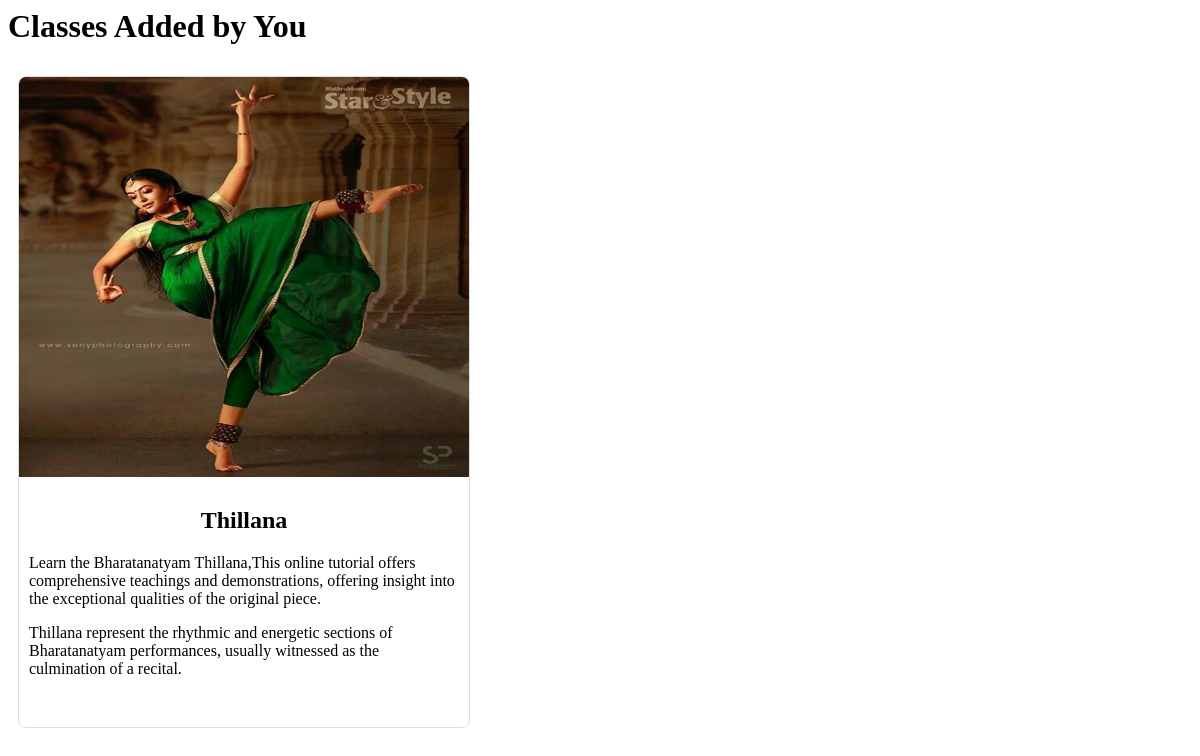
/class_details (signed in), run on an earlier commit of the app's database.
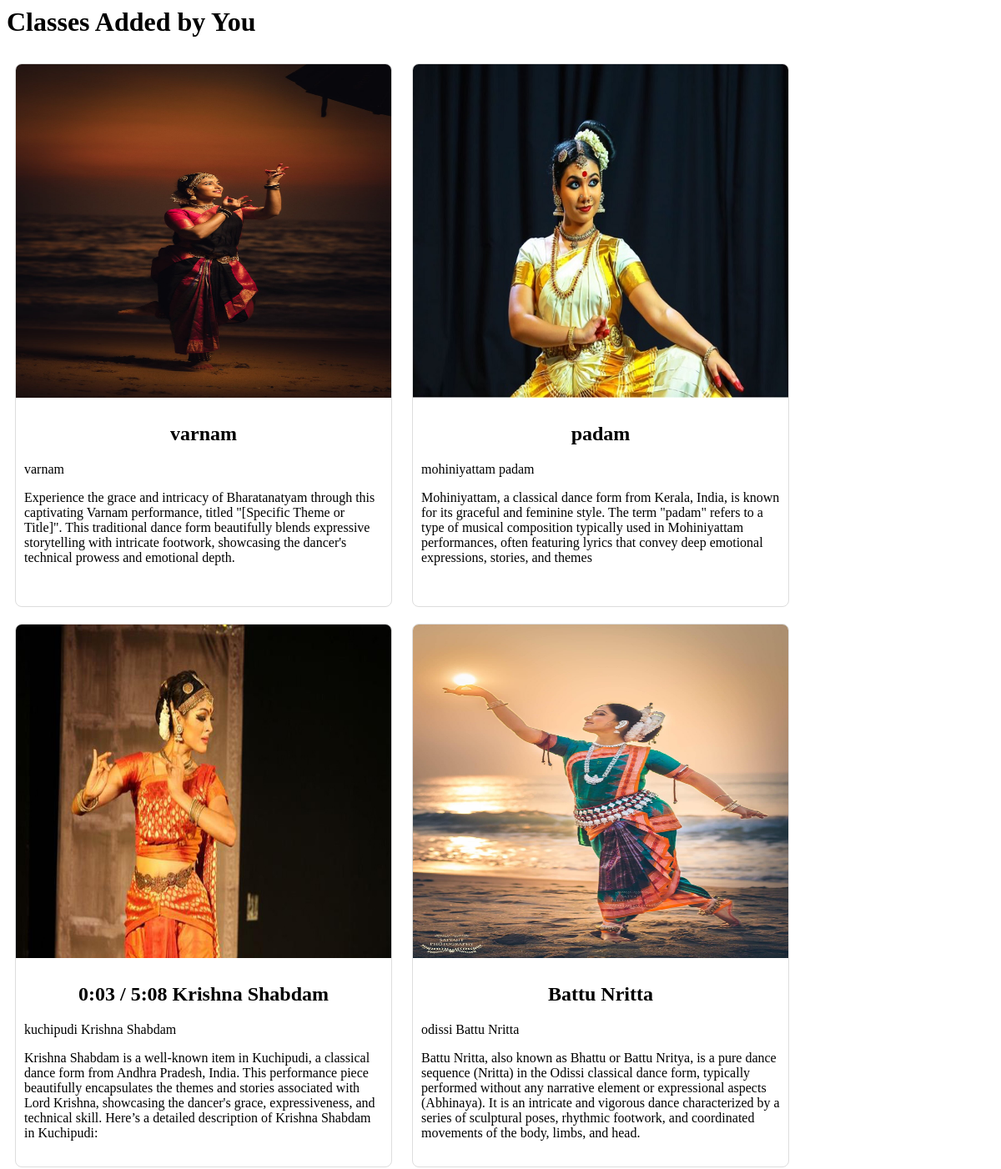
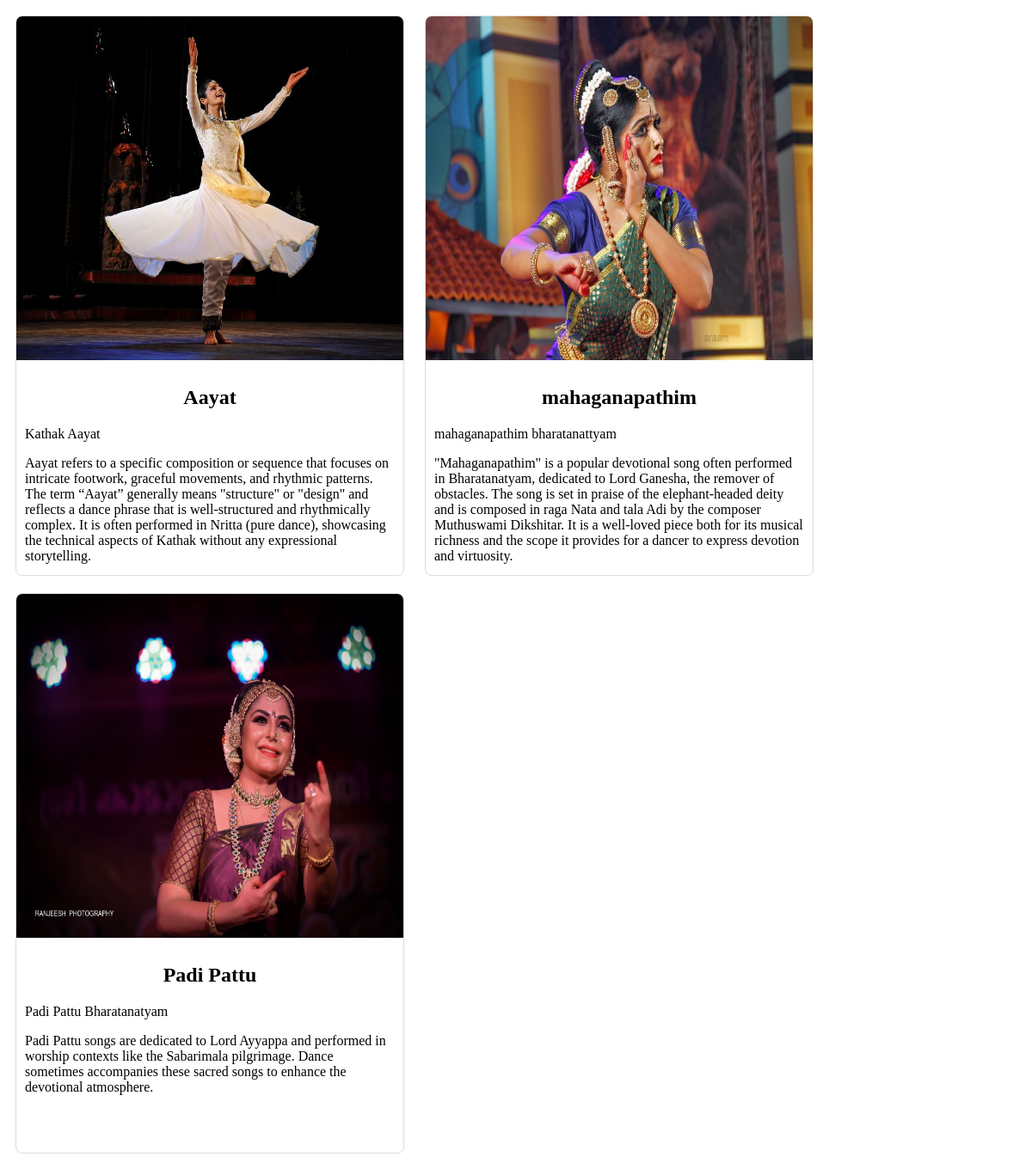
And on a later commit of the database (2 pictures, top to bottom).
### dhruvam/models.py (models this page shows)
class DanceClass(models.Model):
    DANCE_STYLES = [
        ('bharatanatyam', 'Bharatanatyam'),
        ('mohiniyattam', 'Mohiniyattam'),
        ('kuchipudi', 'Kuchipudi'),
        ('kathak', 'Kathak'),
        ('odissi', 'Odissi'),
    ]
    title = models.CharField(max_length=200)
    video_title = models.TextField(max_length=1000)
    video_link = models.URLField()
    dance_style = models.CharField(max_length=50, choices=DANCE_STYLES)
    description = models.TextField()
    image = models.ImageField(upload_to='dance_class_images/', default='')
    guru = models.ForeignKey(Register, on_delete=models.CASCADE, default='')

### dhruvam/views.py (the view)
# urls.py: path('class_details', views.class_detail_view, name='class_details'),
def class_detail_view(request):
    user = request.user
    classes_by_user = DanceClass.objects.filter(guru=user)
    return render(request, 'class_details.html', {
        'classes_by_user': classes_by_user
    })

### dhruvam/templates/class_details.html (shortened to what this page needs)
{% load static %}
<h1>Classes Added by You</h1>
<div class="card-container py-3 px-3 ml-3 mr-3 mt-3 mb-3">
    <div class="row">
        {% for dance_class in classes_by_user %}
        <div class="card col-md-4">
            <img class="card-img-top" src="{{ dance_class.image.url }}" alt="Cover Image" onclick="playVideo('{{ dance_class.video_link }}')">
            <div class="card-body justify-content-center">
                <center><h2 class="card-title">{{ dance_class.title }}</h2></center>
                <p>{{ dance_class.video_title }}</p>
                <p>{{ dance_class.description }}</p>
            </div>
        </div>
        {% empty %}
            <p>No classes added by you yet.</p>
        {% endfor %}
    </div>
</div>

### dhruvam/templates/class_details.html (style rules this page uses)
.card { border: 1px solid #ddd; border-radius: 8px; overflow: hidden; margin: 10px; max-width: 450px; height: 650px; display: inline-block; vertical-align: top; }
.card-img-top { width: 450px; height: 400px; }
.card-body { padding: 10px; }

What changed in the data, as far as the page shows it:
removed DanceClass: image (picture), title "Thillana", video_title "Learn the Bharatanatyam Thillana,This online tutorial offers comprehensive teachings and demonstrations, offering insight into the exceptional qualities of the original piece.", description "Thillana represent the rhythmic and energetic sections of Bharatanatyam performances, usually witnessed as the culmination of a recital."
added DanceClass: image (picture), title "varnam", video_title "varnam", description "Experience the grace and intricacy of Bharatanatyam through this captivating Varnam performance, titled \"[Specific Theme or Title]\". This traditional dance form beautifully blends expressive storytelling with intricate footwork, showcasing the dancer's technical prowess and emotional depth."
added DanceClass: image (picture), title "padam", video_title "mohiniyattam padam", description "Mohiniyattam, a classical dance form from Kerala, India, is known for its graceful and feminine style. The term \"padam\" refers to a type of musical composition typically used in Mohiniyattam performances, often featuring lyrics that convey deep emotional expressions, stories, and themes"
added DanceClass: image (picture), title "0:03 / 5:08 Krishna Shabdam", video_title "kuchipudi Krishna Shabdam", description "Krishna Shabdam is a well-known item in Kuchipudi, a classical dance form from Andhra Pradesh, India. This performance piece beautifully encapsulates the themes and stories associated with Lord Krishna, showcasing the dancer's grace, expressiveness, and technical skill. Here’s a detailed description of Krishna Shabdam in Kuchipudi:"
added DanceClass: image (picture), title "Battu Nritta", video_title "odissi Battu Nritta", description "Battu Nritta, also known as Bhattu or Battu Nritya, is a pure dance sequence (Nritta) in the Odissi classical dance form, typically performed without any narrative element or expressional aspects (Abhinaya). It is an intricate and vigorous dance characterized by a series of sculptural poses, rhythmic footwork, and coordinated movements of the body, limbs, and head."
added DanceClass: image (picture), title "Aayat", video_title "Kathak Aayat", description "Aayat refers to a specific composition or sequence that focuses on intricate footwork, graceful movements, and rhythmic patterns. The term “Aayat” generally means \"structure\" or \"design\" and reflects a dance phrase that is well-structured and rhythmically complex. It is often performed in Nritta (pure dance), showcasing the technical aspects of Kathak without any expressional storytelling."
added DanceClass: image (picture), title "mahaganapathim", video_title "mahaganapathim bharatanattyam", description "\"Mahaganapathim\" is a popular devotional song often performed in Bharatanatyam, dedicated to Lord Ganesha, the remover of obstacles. The song is set in praise of the elephant-headed deity and is composed in raga Nata and tala Adi by the composer Muthuswami Dikshitar. It is a well-loved piece both for its musical richness and the scope it provides for a dancer to express devotion and virtuosity."
added DanceClass: image (picture), title "Padi Pattu", video_title "Padi Pattu Bharatanatyam", description "Padi Pattu songs are dedicated to Lord Ayyappa and performed in worship contexts like the Sabarimala pilgrimage. Dance sometimes accompanies these sacred songs to enhance the devotional atmosphere."
